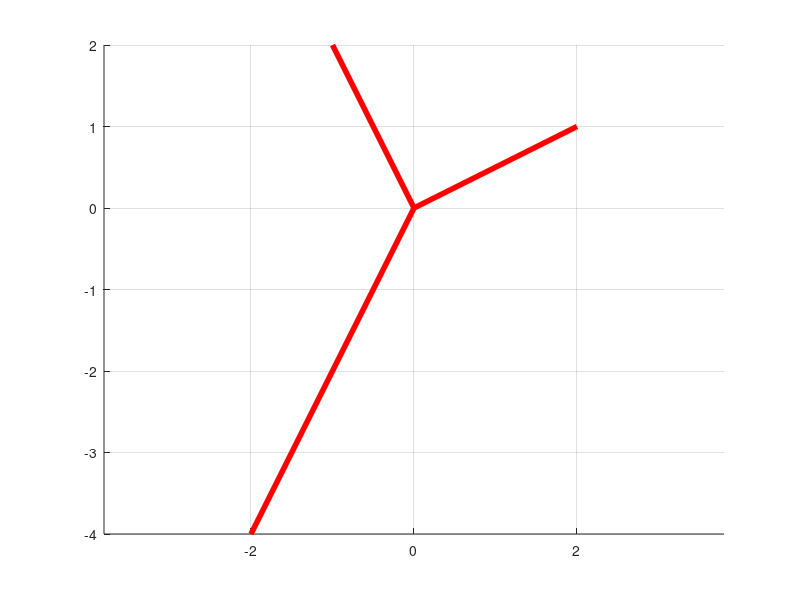
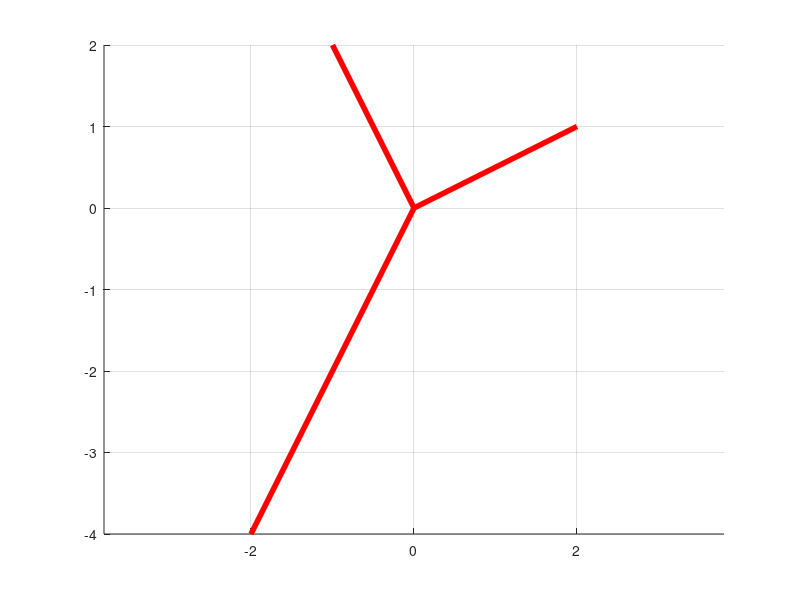
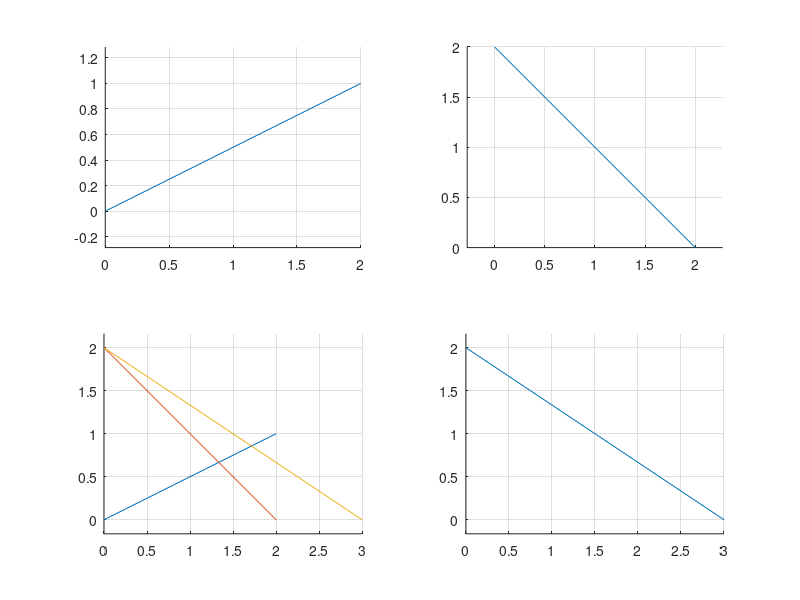
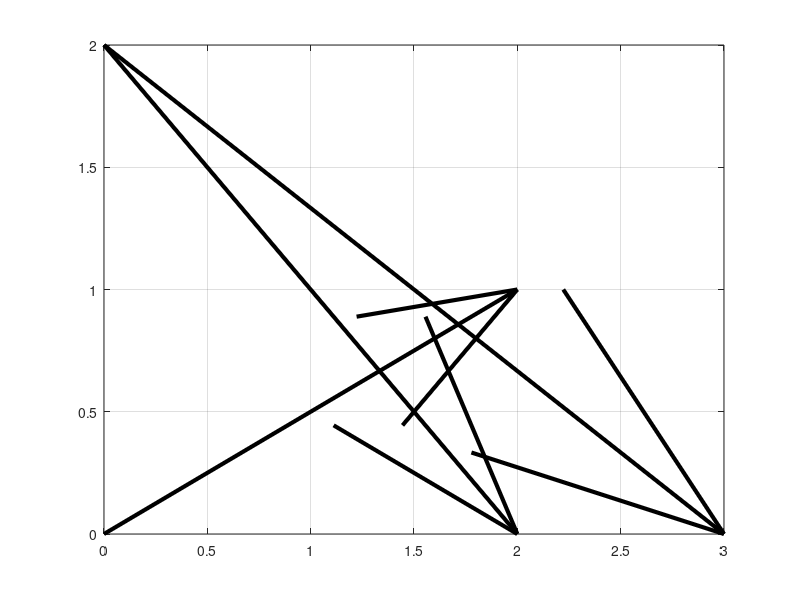

Write MATLAB code to recreate these figures, in order. (Note: this script raises an error after producing the figures.)




%% 
%% figure 
%% grid on 
%% axis equal
figure; grid on; axis equal;
line([0;2], [0;1], 'Color', 'r', 'LineWidth', 4);
line([0;-1], [0;2], 'Color', 'r', 'LineWidth', 4);
line([-2;0], [-4;0], 'Color', 'r', 'LineWidth', 4);

figure; grid on; axis equal;
line([0 0 -2; 2 -1 0], [0 0 -4; 1 2 0], 'Color', 'r', 'LineWidth', 4);

%% subplot - 2 or more picture per figure (n_gorizontal, n_vertical, n_index)

figure;

subplot(2, 2, 1);
grid on; axis equal;
line([0 ; 2], [0 ; 1]);

subplot(2, 2, 2);
grid on; axis equal;
line([0 ; 2], [2 ; 0]);

subplot(2, 2, 3);
grid on; axis equal;
line([0 0 0; 2 2 3], [0 2 2 ; 1 0 0]);

subplot(2, 2, 4);
grid on; axis equal;
line([0 ; 3], [2 ; 0]);


%% vector - quiver

x_begin = [0 0 0];
x_comp = [2 2 3];
y_begin = [0 2 2];
y_comp = [1 -2 -2]; 
scale = 1;

figure;

quiver(x_begin, y_begin, x_comp, y_comp, 0, 'Color', 'black', 'LineWidth', 3);
% plot(1,1,'>','LineWidth',4);

grid on;

figure;
quiver(x_begin, y_begin, x_comp, y_comp, 0, 'Color', 'black', 'LineWidth', 3);
axis equal; 
grid on;


%%
figure;


plot(3,0,'>','LineWidth',4);
line([0;2], [0;1]);
% plot(2,1,'>','LineWidth',4);
line([0;2], [2;0]);
% plot(2,0,'>','LineWidth',4);
line([0;3], [2;0]);

grid on; axis equal;

% line([0 0 0; 0 2 2], [2 2 3; 1 0 0], 'Color', 'r', 'LineWidth', 4);

%%

clear;
x_begin = [0 0 0];
y_begin = [0 0 0];
z_begin = [0 0 0];

x_comp = [1 0 0];
y_comp = [0 1 0];
z_comp = [0 0 1];

quiver3(x_begin, y_begin, z_begin, x_comp, y_comp, z_comp, 0);
axis equal;grid on;

%%

% hold on?
% xlim()
% gca?

x_b = [0 0];
y_b = [0 0];
x_c = [0 1];
y_c = [1 0];

quiver(x_b, y_b, x_c, y_c, 0, 'Color', 'black', 'LineWidth', 4);

line([0;0], [-3;3], 'LineWidth', 2);
line([-3;3], [0;0], 'LineWidth', 2);
axis equal; grid on;

%%
figure;
ax = gca;
ax.XAxisLocation = 'origin';
ax.YAxisLocation = 'origin';
% xlim([-2 2]);
% ylim([-2 2]);
axis equal; grid on;
axis([-3 3 -5 5]);


line([-1; 2], [3.5;-5]);
text(2.2, -5.2, '(2;-5)');
% line([;], [;]);

%%

figure;hold on;

ax = gca;
ax.XAxisLocation = 'origin';
ax.YAxisLocation = 'origin'; 

quiver(-2, 0, 3, 2, 0, 'Color', 'blue');
quiver(1, 2, 0, -3, 0, 'Color', 'blue');
quiver(-2, 0, 3, -1, 0, 'Color', 'r');

x_b = [-2 1 1];
y_b = [0 2 -1];
x_com = [-3 0 -3];
y_com = [2 -3 -1];

% quiver(x_b, y_b, x_com, y_com, 'Color', [0 0 0]);

text(-2, 0, 'A');
text(1, 2, 'B');
text(1, -1, 'C');

axis equal; grid on;
axis([-2 2 -2 2]);

%% task 10

figure;

% 1

subplot(1, 2, 1);
ax = gca;
ax.XAxisLocation = 'origin';
ax.YAxisLocation = 'origin'; 
grid on; axis equal;hold on;
axis([-4 4 -4 4]);



a = [-2 0]
b = [1 2]
c = [1 -1]
dx = a(1);
dy = a(2) - (b(2) - c(2));

text(-2, 0, 'A');
text(1, 2, 'B');
text(1, -1, 'C');
text(dx, dy, 'D');

% ab
line([a(1); b(1)], [a(2); b(2)]);
line([b(1); c(1)], [b(2); c(2)]);
line([c(1); dx], [c(2); dy]);
line([a(1); dx], [a(2); dy]);

% 2
subplot(1, 2, 2);
ax = gca;
ax.XAxisLocation = 'origin';
ax.YAxisLocation = 'origin'; 
grid on; axis equal;hold on;
axis([-4 4 -4 4]);

text(-2, 0, 'A');
text(1, 2, 'B');
text(1, -1, 'C');
text(dx, dy, 'D');

% AB
diffba = b - a;
quiver(a(1), a(2), diffba(1), diffba(2), 0, 'LineWidth', 2, 'Color', 'blue');

% AD
diffda = d - a;
quiver(a(1), a(2), diffda(1), diffda(2), 0, 'LineWidth', 2, 'Color', 'blue');

% AC
diffca = c - a;
quiver(a(1), a(2), diffca(1), diffca(2), 0, 'LineWidth', 2, 'Color', 'red');

% DC
diffcd = c - d;
quiver(d(1), d(2), diffcd(1), diffcd(2), 0, 'LineWidth', 2, 'Color', 'black');

% BC
diffcb = c - b;
quiver(b(1), b(2), diffcb(1), diffcb(2), 0, 'LineWidth', 2, 'Color', 'black');



%%

clear;
figure;
% hold on;
a = [2 3 4];
b = [3 5 2];
sum = a + b;
diff = a - b;

subplot(1, 2, 1);
quiver3([0, 0, 0], [0, 0, 0], [0, 0, 0], [a(1), b(1), sum(1)], [a(2), b(2), sum(2)], [a(3), b(3), sum(3)], 0, 'color', 'blue');
% quiver3(0, 0, 0, a(1), a(2), a(3), 0, 'color', 'blue');
% quiver3(0, 0, 0, b(1), b(2), b(3), 0, 'color', 'red');
% axis([-6 6 -5 5 -5 5]);
text(a(1) + 0.3, a(2) + 0.3, a(3) + 0.3, '{\bfa}');
text(b(1) + 0.3, b(2) + 0.3, b(3) + 0.3, '{\bfb}');
text(sum(1) + 0.3, sum(2) + 0.3, sum(3) + 0.3, '{\bfsum}');
axis equal; grid on; 

subplot(1, 2, 2);
quiver3([0, 0, 0], [0, 0, 0], [0, 0, 0], [a(1), b(1), diff(1)], [a(2), b(2), diff(2)], [a(3), b(3), diff(3)], 0, 'color', 'red');
% quiver3(0, 0, 0, a(1), a(2), a(3), 0, 'color', 'blue');
% quiver3(0, 0, 0, b(1), b(2), b(3), 0, 'color', 'red');
text(a(1) + 0.3, a(2) + 0.3, a(3) + 0.3, '{\bfa}');
text(b(1) + 0.3, b(2) + 0.3, b(3) + 0.3, '{\bfb}');
text(diff(1) + 0.3, diff(2) + 0.3, diff(3) + 0.3, '{\bfdiff}');
axis equal; grid on; 



%%

figure;
xb = [0 0 0]; yb = [0 0 0]; zb = [0 0 0]; 
xc = [1 0 0]; yc = [0 1 0]; zc = [0 0 1];
quiver3(xb, yb, zb, xc, yc, zc, 0, 'LineWidth', 4, 'Color', [.0, .0, .0]);


grid on; hold on;
xlim([-2 2])
ylim([-2 2])
zlim([-2 2])
ax = axis; 
plot3([ax(1) ax(2)], [0 0], [0 0], 'LineWidth', 2);
plot3([0 0], [ax(3) ax(4)], [0 0], 'LineWidth', 2);
plot3([0 0], [0 0], [ax(5) ax(6)], 'LineWidth', 2);

%%

plot([0, 1], [0, 1]);

figure;
line([0; 1], [0; 1]);

